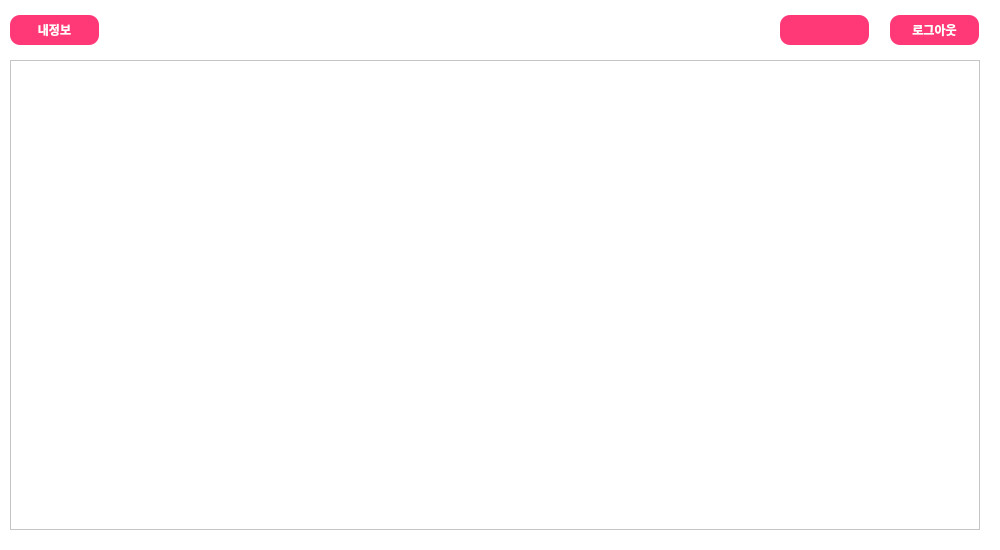
<?xml version="1.0" encoding="UTF-8"?>
<ui version="4.0">
 <class>tour_list</class>
 <widget class="QDialog" name="tour_list">
  <property name="geometry">
   <rect>
    <x>0</x>
    <y>0</y>
    <width>1000</width>
    <height>550</height>
   </rect>
  </property>
  <property name="windowTitle">
   <string/>
  </property>
  <property name="styleSheet">
   <string notr="true">background-color: rgb(255, 255, 255);</string>
  </property>
  <widget class="QPushButton" name="slt_btn">
   <property name="geometry">
    <rect>
     <x>780</x>
     <y>15</y>
     <width>89</width>
     <height>30</height>
    </rect>
   </property>
   <property name="font">
    <font>
     <family>Sans</family>
     <weight>75</weight>
     <bold>true</bold>
    </font>
   </property>
   <property name="styleSheet">
    <string notr="true">QPushButton{
	background-color: rgb(255, 56, 120);
	color: rgb(255, 255, 255);
    border-radius: 10px;
}
QPushButton:hover{
	background-color: rgb(255, 255, 255);
	color: rgb(255, 56, 120);
    border-radius: 10px;
}</string>
   </property>
   <property name="text">
    <string/>
   </property>
  </widget>
  <widget class="QPushButton" name="exit_btn">
   <property name="geometry">
    <rect>
     <x>890</x>
     <y>15</y>
     <width>89</width>
     <height>30</height>
    </rect>
   </property>
   <property name="font">
    <font>
     <family>Sans</family>
     <weight>75</weight>
     <bold>true</bold>
    </font>
   </property>
   <property name="styleSheet">
    <string notr="true">QPushButton{
	background-color: rgb(255, 56, 120);
	color: rgb(255, 255, 255);
    border-radius: 10px;
}
QPushButton:hover{
	background-color: rgb(255, 255, 255);
	color: rgb(255, 56, 120);
    border-radius: 10px;
}</string>
   </property>
   <property name="text">
    <string>로그아웃</string>
   </property>
  </widget>
  <widget class="QTableWidget" name="list">
   <property name="geometry">
    <rect>
     <x>10</x>
     <y>60</y>
     <width>970</width>
     <height>470</height>
    </rect>
   </property>
   <attribute name="horizontalHeaderCascadingSectionResizes">
    <bool>false</bool>
   </attribute>
   <attribute name="horizontalHeaderDefaultSectionSize">
    <number>200</number>
   </attribute>
   <attribute name="horizontalHeaderShowSortIndicator" stdset="0">
    <bool>false</bool>
   </attribute>
   <attribute name="horizontalHeaderStretchLastSection">
    <bool>true</bool>
   </attribute>
   <attribute name="verticalHeaderVisible">
    <bool>false</bool>
   </attribute>
  </widget>
  <widget class="QPushButton" name="user_btn">
   <property name="geometry">
    <rect>
     <x>10</x>
     <y>15</y>
     <width>89</width>
     <height>30</height>
    </rect>
   </property>
   <property name="font">
    <font>
     <family>Sans</family>
     <weight>75</weight>
     <bold>true</bold>
    </font>
   </property>
   <property name="styleSheet">
    <string notr="true">QPushButton{
	background-color: rgb(255, 56, 120);
	color: rgb(255, 255, 255);
    border-radius: 10px;
}
QPushButton:hover{
	background-color: rgb(255, 255, 255);
	color: rgb(255, 56, 120);
    border-radius: 10px;
}</string>
   </property>
   <property name="text">
    <string>내정보</string>
   </property>
  </widget>
 </widget>
 <resources/>
 <connections/>
</ui>
